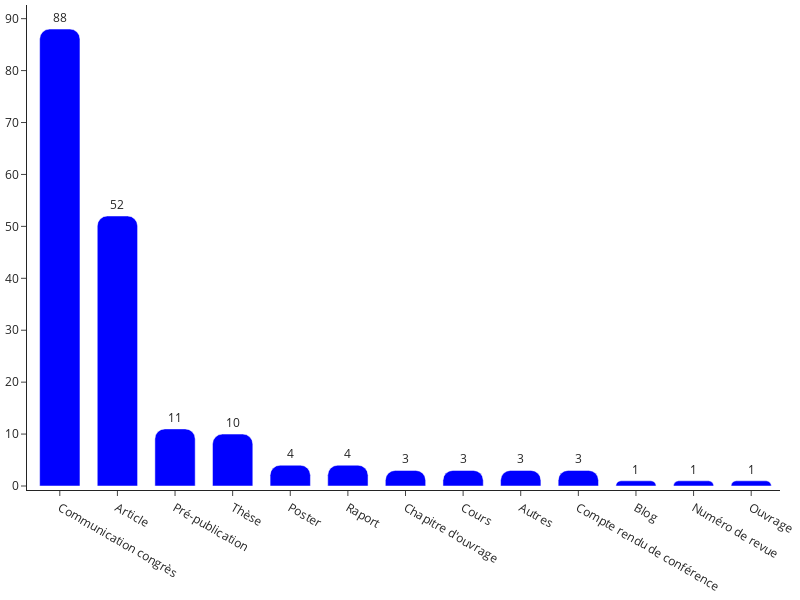

Here is the notebook cell this chart was saved with:
### Markdown cell above
## Works Type

### Code cell
from dibisoplot.biso import WorksType

works_type = WorksType(
    lab = "LGI",
    year = "2023",
)

works_type_fig = works_type.get_figure()

works_type_fig.show()

### Figure 1 — Plotly figure (JSON) as saved in the notebook; plotly's stock layout.template omitted (floating-point values rounded to 4 significant figures)
{"data": [{"marker": {"color": "blue"}, "orientation": "v", "text": ["88", "52", "11", "10", "4", "4", "3", "3", "3", "3", "1", "1", "1"], "textangle": 0, "textposition": "outside", "type": "bar", "width": 0.7, "x": ["Communication congrès", "Article", "Pré-publication", "Thèse", "Poster", "Raport", "Chapitre d'ouvrage", "Cours", "Autres", "Compte rendu de conférence", "Blog", "Numéro de revue", "Ouvrage"], "y": [88, 52, 11, 10, 4, 4, 3, 3, 3, 3, 1, 1, 1]}], "layout": {"barcornerradius": 10, "barmode": "stack", "height": 600, "legend": {"x": 1, "xanchor": "right", "y": 1, "yanchor": "top"}, "margin": {"b": 5, "l": 5, "pad": 4, "r": 5, "t": 5}, "width": 800}}
